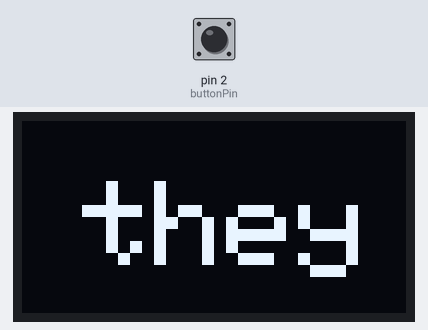
The sketch below on a simulated Arduino Uno, built with avr-gcc and run on an emulated ATmega328P. Shown: 128×64 one-colour display. Inputs (shaded band) come from the test bench; at power-on: pin 2 (buttonPin) LOW.

Above: at 6.3 s.
6.4 s: pin 2 (buttonPin) pulled HIGH for 3.2 s
At 10.1 s:
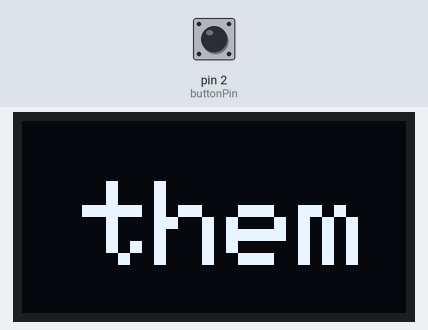
11.1 s: pin 2 (buttonPin) pulled HIGH for 0.15 s
At 11.5 s:
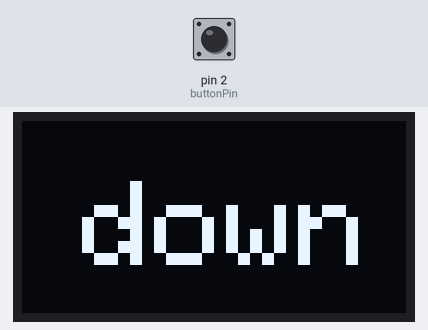
12.7 s: pin 2 (buttonPin) pulled HIGH for 1 s
At 14.2 s:
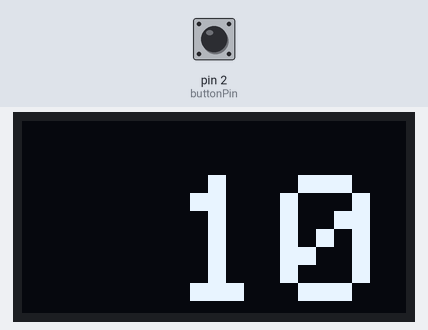
19.7 s: pin 2 (buttonPin) driven HIGH
At 23.5 s:
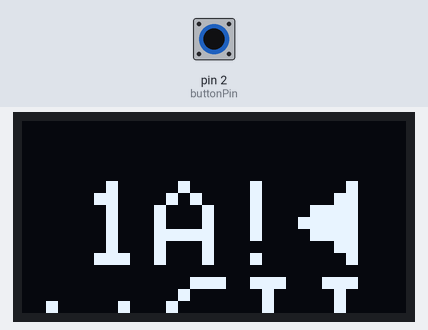
24.2 s: pin 2 (buttonPin) driven HIGH
Timing chart, 0 to 27.2 s (numbered marks = the images above; inputs shaded):
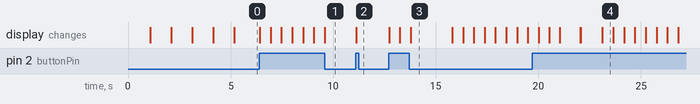

Measured:
- after the input at 6.4 s, the display: first changes at once (image 1 shows a later state)
- after the input at 11.1 s, the display: changes at once (image 2)
- after the input at 19.7 s, the display: first differs from a run without the input after 2.4 s (image 4 shows a later state)
- what the display in image 3 shows lasts 2.0 s, from 13.8 s to 15.8 s
- what the display in image 4 shows lasts 0.6 s, from 23.1 s to 23.7 s

The sketch:

oled_button_word_list.ino
```cpp
#include <SPI.h>
#include <Wire.h>
#include <Adafruit_GFX.h>
#include <Adafruit_SSD1306.h>

#define SCREEN_WIDTH 128 // OLED display width, in pixels
#define SCREEN_HEIGHT 64 // OLED display height, in pixels

// Declaration for an SSD1306 display connected to I2C (SDA, SCL pins)
#define OLED_RESET     -1 // Reset pin # (or -1 if sharing Arduino reset pin)
Adafruit_SSD1306 display(SCREEN_WIDTH, SCREEN_HEIGHT, &Wire, OLED_RESET);

#define LOGO_HEIGHT   16
#define LOGO_WIDTH    16
static const unsigned char PROGMEM logo_bmp[] =
{ B00000000, B11000000,
  B00000001, B11000000,
  B00000001, B11000000,
  B00000011, B11100000,
  B11110011, B11100000,
  B11111110, B11111000,
  B01111110, B11111111,
  B00110011, B10011111,
  B00011111, B11111100,
  B00001101, B01110000,
  B00011011, B10100000,
  B00111111, B11100000,
  B00111111, B11110000,
  B01111100, B11110000,
  B01110000, B01110000,
  B00000000, B00110000 };

unsigned long StartTime;
// how long each word is displayed on the screen
unsigned long Interval = 8000;

unsigned long CurrentTime; // in setup and listWords
unsigned long ElapsedTime;
// pointer to a word array, the display and points logic assume 10 words
char *WORD[] = {"they","are","some","one","my","love","page","them","down","she"};

int x = 0;
int First = 0;
int Score = 0;

const int buttonPin = 2;     // the number of the pushbutton pin
int buttonState = 0;         // variable for reading the pushbutton status

void setup() {
  Serial.begin(9600);

  // SSD1306_SWITCHCAPVCC = generate display voltage from 3.3V internally
  if(!display.begin(SSD1306_SWITCHCAPVCC, 0x3C)) { // Address 0x3D for 128x64
    Serial.println(F("SSD1306 allocation failed"));
    for(;;); // Don't proceed, loop forever
  }

  pinMode(buttonPin, INPUT);

  countDown();
}

void loop() {
CurrentTime = millis();
ElapsedTime = CurrentTime - StartTime;

buttonState = digitalRead(buttonPin);

if (First == 0){
  listWords(x);
  First++;
  StartTime = millis();
}

if (  ElapsedTime > Interval && x < 10){
  x++;
  listWords(x);

  StartTime = millis();
  delay(500);  //make sure word has displayed before checking for a button press

}


//button press increases score and pauses for 0.5 of a seconds to avoid the multiple presses registering
if ( buttonState == HIGH) {
  Score++;
  x++;
  StartTime = millis();
  listWords(x);
  delay(500);  //stop long presses registering twice


}

if (x == 10 ){
  showScore();
}


}


void listWords(int index){

  display.clearDisplay();

  display.setTextSize(4); // Draw 2X-scale text
  display.setTextColor(SSD1306_WHITE);
  display.setCursor(20, 20);
  display.println(WORD[index]);
  display.display();      // Show initial text


}


void countDown(void){

int i;

  for(i=5;i>0;i--){
    display.clearDisplay();

    display.setTextSize(6); // Draw 2X-scale text
    display.setTextColor(SSD1306_WHITE);
    display.setCursor(50, 18);
    display.println(i);
    display.display();      // Show initial text
    delay(1000);
  }
StartTime = millis();
}


//display the score as a number then call listStars
void showScore(void){


    display.clearDisplay();

    display.setTextSize(6); // Draw 2X-scale text
    display.setTextColor(SSD1306_WHITE);
    display.setCursor(50, 18);
    display.println(Score);
    display.display();      // Show initial text
    delay(2000);
    showStars(Score);
}

//display the score as stars
void showStars(int Final_Score){

int s;
int column;
int row;

display.clearDisplay();
for (s = 0; s < Final_Score ; s++){
  column = s;
  row = 1;
  if (s > 4){
    column -= 5;
    row = 2;
  }
  display.drawBitmap(
    20 + LOGO_WIDTH * column,
    15 + LOGO_HEIGHT * row,
    logo_bmp, LOGO_WIDTH, LOGO_HEIGHT, 1);
  display.display();
  delay(500);
  }
  // Invert and restore display, pausing in-between
  display.invertDisplay(true);
  delay(1000);
  display.invertDisplay(false);
  x++;
}
```
